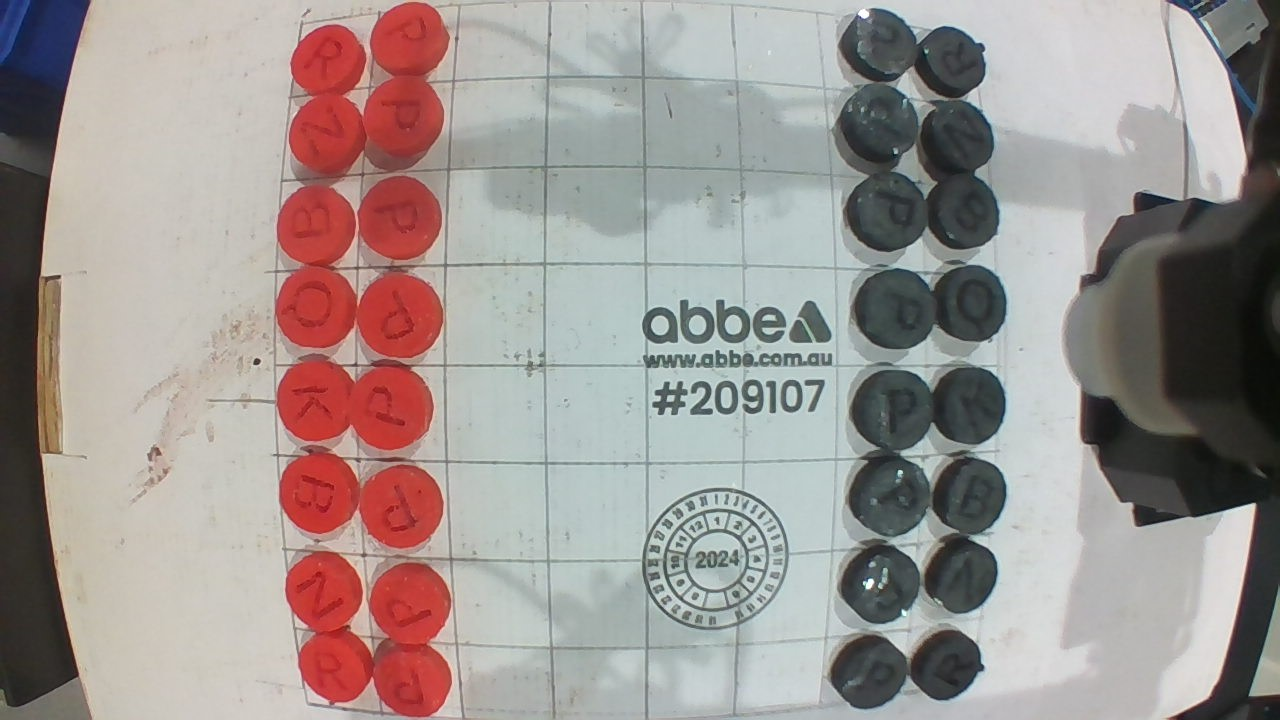
#> input picture testing/image1.jpg, 1280 x 720 px
$ python find_camera_warp.py
#> lines starting #> are read from the running program, lines starting #| are printed output that depends on the picture
# find camera warp points for chessboard
import cv2
import numpy as np

image = cv2.resize(cv2.imread('testing/image1.jpg'), (800, 400))
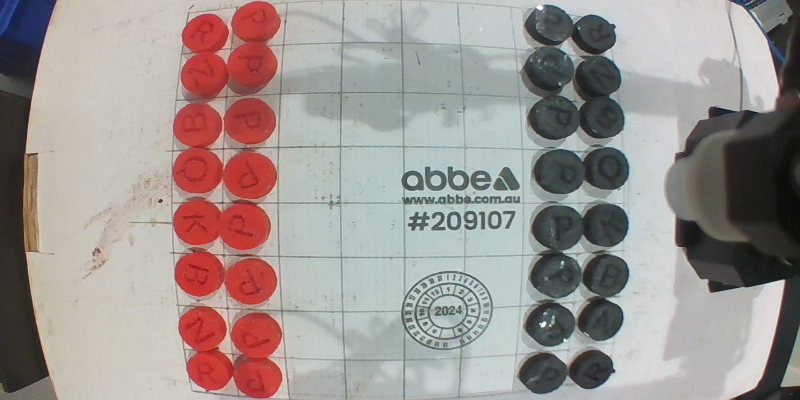
#> image: shape (400, 800, 3); mean B, G, R 145.5, 148.6, 157.2

print("Set warp points and press 'ESC' to continue.")
points = []

def add_point(point):
    if len(points) < 4:
        points.append(point)
    print(f"Point added: {point}")
cv2.imshow("Set Warp Points", image)
cv2.setMouseCallback("Set Warp Points", lambda event, x, y, flags, param: add_point((x, y)) if event == cv2.EVENT_LBUTTONDBLCLK else None)
while True:
    k = cv2.waitKey(1)
#> (key Esc is pressed here)
    if k == 27:  # Press 'ESC' to exit
        break
    if len(points) == 4:
        break
cv2.destroyAllWindows()

for point in points:
    cv2.circle(image, point, 5, (0, 255, 0), -1)
cv2.imshow("Selected Points", image)
while True:
    k = cv2.waitKey(1)
#> (key Esc is pressed here)
    if k == 27:
        break
cv2.destroyAllWindows()

points = np.array(points, dtype="float32")
np.savetxt('testing/points.txt', points)
print("Points saved to 'testing/points.txt':")
